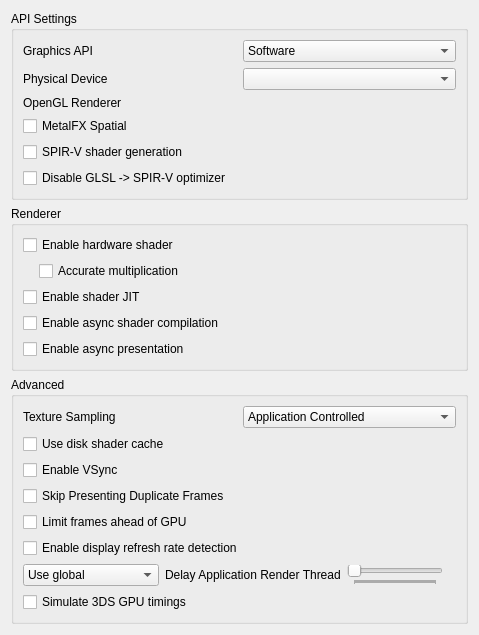
<?xml version="1.0" encoding="UTF-8"?>
<ui version="4.0">
 <class>ConfigureGraphics</class>
 <widget class="QWidget" name="ConfigureGraphics">
  <property name="geometry">
   <rect>
    <x>0</x>
    <y>0</y>
    <width>479</width>
    <height>614</height>
   </rect>
  </property>
  <property name="minimumSize">
   <size>
    <width>0</width>
    <height>0</height>
   </size>
  </property>
  <property name="accessibleName">
   <string>Graphics</string>
  </property>
  <layout class="QVBoxLayout" name="verticalLayout">
   <item>
    <widget class="QGroupBox" name="apiBox">
     <property name="title">
      <string>API Settings</string>
     </property>
     <layout class="QVBoxLayout" name="verticalLayout_3">
      <item>
       <widget class="QWidget" name="graphics_api_group" native="true">
        <layout class="QHBoxLayout" name="graphics_api_group_2">
         <property name="leftMargin">
          <number>0</number>
         </property>
         <property name="topMargin">
          <number>0</number>
         </property>
         <property name="rightMargin">
          <number>0</number>
         </property>
         <property name="bottomMargin">
          <number>0</number>
         </property>
         <item>
          <widget class="QLabel" name="graphics_api_label">
           <property name="text">
            <string>Graphics API</string>
           </property>
          </widget>
         </item>
         <item>
          <widget class="QComboBox" name="graphics_api_combo">
           <item>
            <property name="text">
             <string>Software</string>
            </property>
           </item>
           <item>
            <property name="text">
             <string notr="true">OpenGL</string>
            </property>
           </item>
           <item>
            <property name="text">
             <string notr="true">Vulkan</string>
            </property>
           </item>
           <item>
            <property name="text">
             <string notr="true">Metal</string>
            </property>
           </item>
          </widget>
         </item>
        </layout>
       </widget>
      </item>
      <item>
       <widget class="QWidget" name="physical_device_group" native="true">
        <layout class="QHBoxLayout" name="physical_device_group_2">
         <property name="leftMargin">
          <number>0</number>
         </property>
         <property name="topMargin">
          <number>0</number>
         </property>
         <property name="rightMargin">
          <number>0</number>
         </property>
         <property name="bottomMargin">
          <number>0</number>
         </property>
         <item>
          <widget class="QLabel" name="physical_device_label">
           <property name="text">
            <string>Physical Device</string>
           </property>
          </widget>
         </item>
         <item>
          <widget class="QComboBox" name="physical_device_combo"/>
         </item>
        </layout>
       </widget>
      </item>
      <item>
       <widget class="QWidget" name="opengl_renderer_group" native="true">
        <layout class="QHBoxLayout" name="opengl_renderer_group_2">
         <property name="leftMargin">
          <number>0</number>
         </property>
         <property name="topMargin">
          <number>0</number>
         </property>
         <property name="rightMargin">
          <number>0</number>
         </property>
         <property name="bottomMargin">
          <number>0</number>
         </property>
         <item>
          <widget class="QLabel" name="opengl_renderer_label">
           <property name="text">
            <string>OpenGL Renderer</string>
           </property>
          </widget>
         </item>
         <item>
          <widget class="QLabel" name="opengl_renderer_name_label"/>
         </item>
        </layout>
       </widget>
      </item>
      <item>
       <widget class="QCheckBox" name="toggle_metalfx_spatial">
        <property name="text">
         <string>MetalFX Spatial</string>
        </property>
        <property name="toolTip">
         <string>Upscale each rendered screen for presentation using MetalFX Spatial.</string>
        </property>
       </widget>
      </item>
      <item>
       <widget class="QCheckBox" name="spirv_shader_gen">
        <property name="text">
         <string>SPIR-V shader generation</string>
        </property>
       </widget>
      </item>
      <item>
       <widget class="QCheckBox" name="disable_spirv_optimizer">
        <property name="toolTip">
         <string>&lt;html&gt;&lt;head/&gt;&lt;body&gt;&lt;p&gt;Disables the SPIR-V optimization pass, reducing stuttering considerably while barely affecting performance.&lt;/p&gt;&lt;/body&gt;&lt;/html&gt;</string>
        </property>
        <property name="text">
         <string>Disable GLSL -&gt; SPIR-V optimizer</string>
        </property>
       </widget>
      </item>
     </layout>
    </widget>
   </item>
   <item>
    <widget class="QGroupBox" name="rendererBox">
     <property name="title">
      <string>Renderer</string>
     </property>
     <layout class="QVBoxLayout" name="verticalLayout_6">
      <item>
       <widget class="QWidget" name="hw_renderer_group" native="true">
        <layout class="QVBoxLayout" name="verticalLayout_5">
         <property name="leftMargin">
          <number>0</number>
         </property>
         <property name="topMargin">
          <number>0</number>
         </property>
         <property name="rightMargin">
          <number>0</number>
         </property>
         <property name="bottomMargin">
          <number>0</number>
         </property>
         <item>
          <widget class="QCheckBox" name="toggle_hw_shader">
           <property name="toolTip">
            <string>&lt;html&gt;&lt;head/&gt;&lt;body&gt;&lt;p&gt;Use the selected graphics API to accelerate shader emulation.&lt;/p&gt;&lt;p&gt;Requires a relatively powerful GPU for better performance.&lt;/p&gt;&lt;/body&gt;&lt;/html&gt;</string>
           </property>
           <property name="text">
            <string>Enable hardware shader</string>
           </property>
          </widget>
         </item>
         <item>
          <widget class="QWidget" name="hw_shader_group" native="true">
           <layout class="QVBoxLayout" name="verticalLayout_7">
            <property name="leftMargin">
             <number>16</number>
            </property>
            <property name="topMargin">
             <number>0</number>
            </property>
            <property name="rightMargin">
             <number>0</number>
            </property>
            <property name="bottomMargin">
             <number>0</number>
            </property>
            <item>
             <widget class="QCheckBox" name="toggle_accurate_mul">
              <property name="toolTip">
               <string>&lt;html&gt;&lt;head/&gt;&lt;body&gt;&lt;p&gt;Correctly handle all edge cases in multiplication operation in shaders. &lt;/p&gt;&lt;p&gt;Some applications require this to be enabled for the hardware shader to render properly.&lt;/p&gt;&lt;p&gt;However this would reduce performance in most applications.&lt;/p&gt;&lt;/body&gt;&lt;/html&gt;</string>
              </property>
              <property name="text">
               <string>Accurate multiplication</string>
              </property>
             </widget>
            </item>
           </layout>
          </widget>
         </item>
        </layout>
       </widget>
      </item>
      <item>
       <widget class="QCheckBox" name="toggle_shader_jit">
        <property name="toolTip">
         <string>&lt;html&gt;&lt;head/&gt;&lt;body&gt;&lt;p&gt;Use the JIT engine instead of the interpreter for software shader emulation. &lt;/p&gt;&lt;p&gt;Enable this for better performance.&lt;/p&gt;&lt;/body&gt;&lt;/html&gt;</string>
        </property>
        <property name="text">
         <string>Enable shader JIT</string>
        </property>
       </widget>
      </item>
      <item>
       <widget class="QCheckBox" name="toggle_async_shaders">
        <property name="toolTip">
         <string>&lt;html&gt;&lt;head/&gt;&lt;body&gt;&lt;p&gt;Compile shaders using background threads to avoid shader compilation stutter. Expect temporary graphical glitches&lt;/p&gt;&lt;/body&gt;&lt;/html&gt;</string>
        </property>
        <property name="text">
         <string>Enable async shader compilation</string>
        </property>
       </widget>
      </item>
      <item>
       <widget class="QCheckBox" name="toggle_async_present">
        <property name="toolTip">
         <string>Present frames on a separate thread. This can improve performance and may add roughly one frame of input latency.</string>
        </property>
        <property name="text">
         <string>Enable async presentation</string>
        </property>
       </widget>
      </item>
     </layout>
    </widget>
   </item>
   <item>
    <widget class="QGroupBox" name="groupBox">
     <property name="title">
      <string>Advanced</string>
     </property>
     <layout class="QVBoxLayout" name="verticalLayout_2">
      <item>
       <widget class="QWidget" name="widget_texture_sampling" native="true">
        <layout class="QHBoxLayout" name="horizontalLayout_2">
         <property name="leftMargin">
          <number>0</number>
         </property>
         <property name="topMargin">
          <number>0</number>
         </property>
         <property name="rightMargin">
          <number>0</number>
         </property>
         <property name="bottomMargin">
          <number>0</number>
         </property>
         <item>
          <widget class="QLabel" name="texture_sampling_label">
           <property name="toolTip">
            <string>&lt;html&gt;&lt;head/&gt;&lt;body&gt;&lt;p&gt;Overrides the sampling filter used by applications. This can be useful in certain cases with poorly behaved applications when upscaling. If unsure, set this to Application Controlled&lt;/p&gt;&lt;/body&gt;&lt;/html&gt;</string>
           </property>
           <property name="text">
            <string>Texture Sampling</string>
           </property>
          </widget>
         </item>
         <item>
          <widget class="QComboBox" name="texture_sampling_combobox">
           <item>
            <property name="text">
             <string>Application Controlled</string>
            </property>
           </item>
           <item>
            <property name="text">
             <string>Nearest Neighbor</string>
            </property>
           </item>
           <item>
            <property name="text">
             <string>Linear</string>
            </property>
           </item>
          </widget>
         </item>
        </layout>
       </widget>
      </item>
      <item>
       <widget class="QCheckBox" name="toggle_disk_shader_cache">
        <property name="toolTip">
         <string>&lt;html&gt;&lt;head/&gt;&lt;body&gt;&lt;p&gt;Reduce stuttering by storing and loading generated shaders to disk.&lt;/p&gt;&lt;/body&gt;&lt;/html&gt;</string>
        </property>
        <property name="text">
         <string>Use disk shader cache</string>
        </property>
       </widget>
      </item>
      <item>
       <widget class="QCheckBox" name="toggle_vsync">
        <property name="toolTip">
         <string>&lt;html&gt;&lt;head/&gt;&lt;body&gt;&lt;p&gt;VSync prevents the screen from tearing, but some graphics cards have lower performance with VSync enabled. Keep it enabled if you don't notice a performance difference.&lt;/p&gt;&lt;/body&gt;&lt;/html&gt;</string>
        </property>
        <property name="text">
         <string>Enable VSync</string>
        </property>
       </widget>
      </item>
      <item>
       <widget class="QCheckBox" name="toggle_skip_duplicate_frames">
        <property name="toolTip">
         <string>Skip presenting frames when the game has produced no new image.</string>
        </property>
        <property name="text">
         <string>Skip Presenting Duplicate Frames</string>
        </property>
       </widget>
      </item>
      <item>
       <widget class="QCheckBox" name="toggle_limit_frames_ahead_of_gpu">
        <property name="toolTip">
         <string>&lt;html&gt;&lt;head/&gt;&lt;body&gt;&lt;p&gt;Limits how many frames ahead of the GPU the emulation thread can be. Enabling can decrease input latency, but may reduce performance.&lt;/p&gt;&lt;/body&gt;&lt;/html&gt;</string>
        </property>
        <property name="text">
         <string>Limit frames ahead of GPU</string>
        </property>
       </widget>
      </item>
      <item>
       <widget class="QCheckBox" name="toggle_display_refresh_rate_detection">
        <property name="toolTip">
         <string>&lt;html&gt;&lt;head/&gt;&lt;body&gt;&lt;p&gt;When enabled, this setting detects when the refresh rate of the screen is below that of the 3DS, and when it is, disables VSync automatically to avoid emulation speed being forced below 100%.&lt;/p&gt;&lt;/body&gt;&lt;/html&gt;</string>
        </property>
        <property name="text">
         <string>Enable display refresh rate detection</string>
        </property>
       </widget>
      </item>
      <item>
       <widget class="QWidget" name="delay_render_layout" native="true">
        <layout class="QHBoxLayout" name="delay_render_layout_inner">
         <property name="leftMargin">
          <number>0</number>
         </property>
         <property name="topMargin">
          <number>0</number>
         </property>
         <property name="rightMargin">
          <number>0</number>
         </property>
         <property name="bottomMargin">
          <number>0</number>
         </property>
         <item>
          <widget class="QComboBox" name="delay_render_combo">
           <item>
            <property name="text">
             <string>Use global</string>
            </property>
           </item>
           <item>
            <property name="text">
             <string>Use per-application</string>
            </property>
           </item>
          </widget>
         </item>
         <item>
          <widget class="QLabel" name="label_delay_render">
           <property name="toolTip">
            <string>&lt;html&gt;&lt;head/&gt;&lt;body&gt;&lt;p&gt;Delays the emulated application render thread the specified amount of milliseconds every time it submits render commands to the GPU.&lt;/p&gt;&lt;p&gt;Adjust this feature in the (very few) dynamic framerate applications to fix performance issues.&lt;/p&gt;&lt;/body&gt;&lt;/html&gt;</string>
           </property>
           <property name="text">
            <string>Delay Application Render Thread</string>
           </property>
          </widget>
         </item>
         <item>
          <widget class="QSlider" name="delay_render_slider">
           <property name="minimum">
            <number>0</number>
           </property>
           <property name="maximum">
            <number>65000</number>
           </property>
           <property name="singleStep">
            <number>100</number>
           </property>
           <property name="pageStep">
            <number>250</number>
           </property>
           <property name="value">
            <number>0</number>
           </property>
           <property name="orientation">
            <enum>Qt::Horizontal</enum>
           </property>
           <property name="tickPosition">
            <enum>QSlider::TicksBelow</enum>
           </property>
          </widget>
         </item>
         <item>
          <widget class="QLabel" name="delay_render_display_label">
           <property name="text">
            <string/>
           </property>
           <property name="alignment">
            <set>Qt::AlignRight|Qt::AlignTrailing|Qt::AlignVCenter</set>
           </property>
          </widget>
         </item>
        </layout>
       </widget>
      </item>
      <item>
       <widget class="QCheckBox" name="simulate_3ds_gpu_timings">
        <property name="toolTip">
         <string>&lt;html&gt;&lt;head/&gt;&lt;body&gt;&lt;p&gt;Delays GPU completion events based on measurements taken from real hardware, so that games have more realistic GPU time measurements. Helps stabilize dynamic FPS games. Disabling this feature may improve performance in some rare cases at the cost of stability.&lt;/p&gt;&lt;/body&gt;&lt;/html&gt;</string>
        </property>
        <property name="text">
         <string>Simulate 3DS GPU timings</string>
        </property>
       </widget>
      </item>
     </layout>
    </widget>
   </item>
   <item>
    <spacer name="verticalSpacer">
     <property name="orientation">
      <enum>Qt::Vertical</enum>
     </property>
     <property name="sizeHint" stdset="0">
      <size>
       <width>20</width>
       <height>270</height>
      </size>
     </property>
    </spacer>
   </item>
  </layout>
 </widget>
 <tabstops>
  <tabstop>graphics_api_combo</tabstop>
  <tabstop>physical_device_combo</tabstop>
  <tabstop>toggle_metalfx_spatial</tabstop>
  <tabstop>toggle_accurate_mul</tabstop>
  <tabstop>toggle_shader_jit</tabstop>
  <tabstop>toggle_disk_shader_cache</tabstop>
  <tabstop>toggle_vsync</tabstop>
 </tabstops>
 <resources/>
 <connections/>
</ui>
